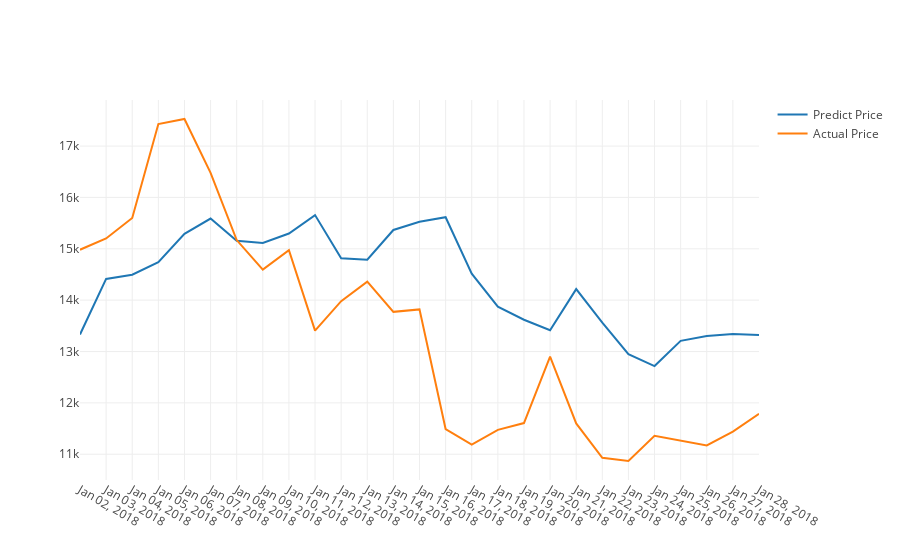

Notebook code for this chart:
### Code cell
import plotly.graph_objs as go
from plotly.offline import iplot

actual_chart = go.Scatter(x=predictDates, y=testY_reshape, name= 'Actual Price')
predict_chart = go.Scatter(x=predictDates, y=yhat_reshape, name= 'Predict Price')
iplot([predict_chart, actual_chart])

### Figure 1 — Plotly figure (JSON) as saved in the notebook; plotly's stock layout.template omitted (floating-point values rounded to 4 significant figures)
{"data": [{"name": "Predict Price", "type": "scatter", "x": ["Jan 02, 2018", "Jan 03, 2018", "Jan 04, 2018", "Jan 05, 2018", "Jan 06, 2018", "Jan 07, 2018", "Jan 08, 2018", "Jan 09, 2018", "Jan 10, 2018", "Jan 11, 2018", "Jan 12, 2018", "Jan 13, 2018", "Jan 14, 2018", "Jan 15, 2018", "Jan 16, 2018", "Jan 17, 2018", "Jan 18, 2018", "Jan 19, 2018", "Jan 20, 2018", "Jan 21, 2018", "Jan 22, 2018", "Jan 23, 2018", "Jan 24, 2018", "Jan 25, 2018", "Jan 26, 2018", "Jan 27, 2018", "Jan 28, 2018"], "y": [13330.0, 14410.0, 14490.0, 14740.0, 15290.0, 15590.0, 15160.0, 15110.0, 15300.0, 15660.0, 14810.0, 14790.0, 15370.0, 15530.0, 15610.0, 14520.0, 13870.0, 13620.0, 13420.0, 14220.0, 13560.0, 12950.0, 12720.0, 13210.0, 13300.0, 13340.0, 13320.0]}, {"name": "Actual Price", "type": "scatter", "x": ["Jan 02, 2018", "Jan 03, 2018", "Jan 04, 2018", "Jan 05, 2018", "Jan 06, 2018", "Jan 07, 2018", "Jan 08, 2018", "Jan 09, 2018", "Jan 10, 2018", "Jan 11, 2018", "Jan 12, 2018", "Jan 13, 2018", "Jan 14, 2018", "Jan 15, 2018", "Jan 16, 2018", "Jan 17, 2018", "Jan 18, 2018", "Jan 19, 2018", "Jan 20, 2018", "Jan 21, 2018", "Jan 22, 2018", "Jan 23, 2018", "Jan 24, 2018", "Jan 25, 2018", "Jan 26, 2018", "Jan 27, 2018", "Jan 28, 2018"], "y": [14980.0, 15201, 15600.0, 17430.0, 17527, 16480.0, 15170.0, 14600.0, 14970.0, 13410.0, 13980.0, 14360.0, 13772, 13820.0, 11490.0, 11190.0, 11470.0, 11610.0, 12900.0, 11600.0, 10930.0, 10870.0, 11360.0, 11260.0, 11170.0, 11440.0, 11790.0]}], "layout": {}}
